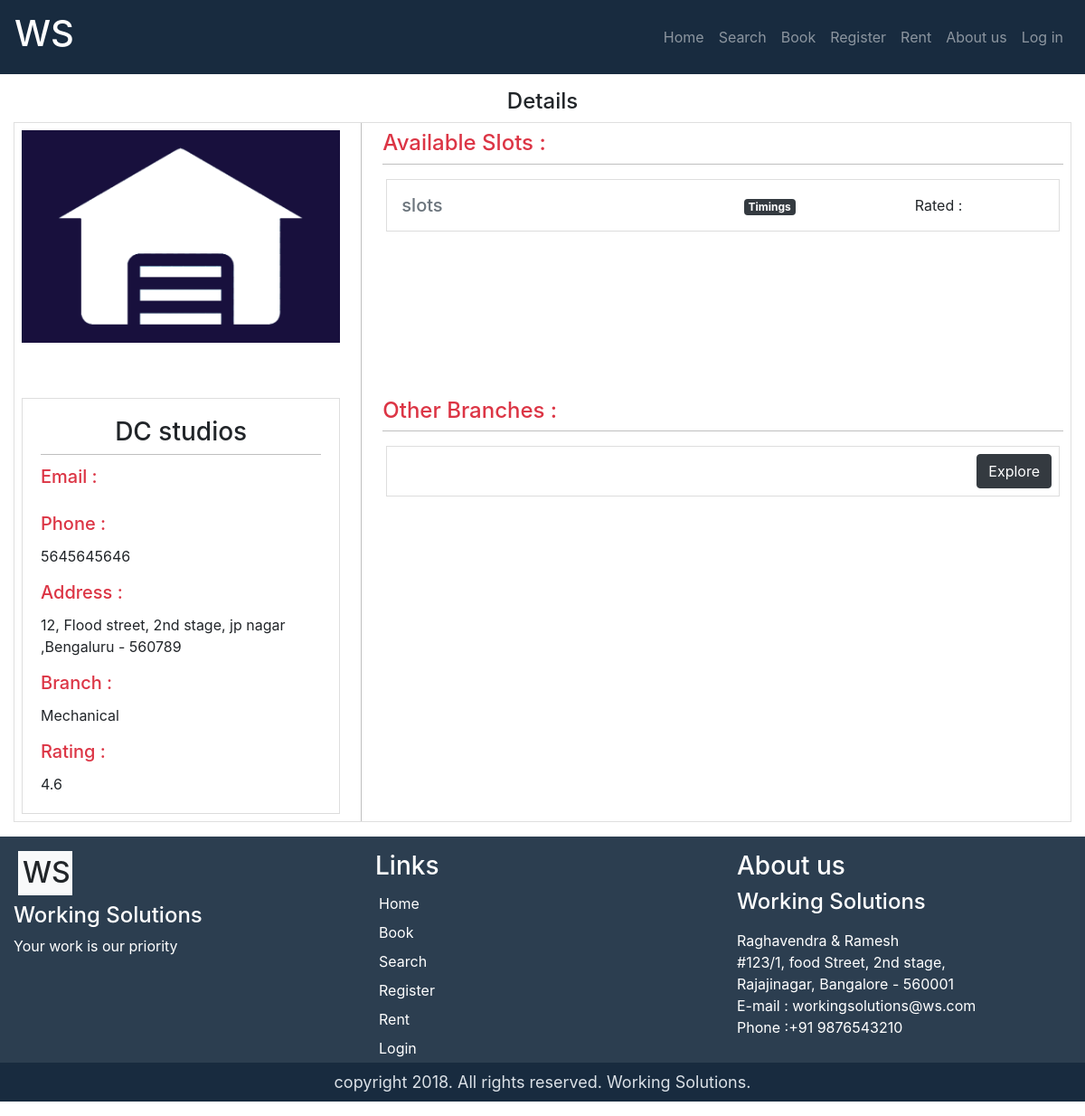
Screenshot of /pages/booknow.php?id=dcws2 with the database file from the repository.
### tables this page shows
CREATE TABLE IF NOT EXISTS `workshop` (
  `no` int(11) NOT NULL AUTO_INCREMENT,
  `workshop_id` varchar(10) NOT NULL,
  `workshop_name` varchar(40) NOT NULL,
  `workshop_phone` varchar(10) NOT NULL,
  `workshop_email` varchar(50) DEFAULT NULL,
  `workshop_address` text NOT NULL,
  `Workshop_branch_id` char(1) NOT NULL,
  `workshop_user_id` varchar(10) NOT NULL,
  `price` int(11) NOT NULL,
  `admin_accepted` tinyint(1) NOT NULL,
  PRIMARY KEY (`workshop_id`),
  KEY `branch` (`Workshop_branch_id`),
  KEY `user` (`workshop_user_id`),
  KEY `no` (`no`)
);

CREATE TABLE IF NOT EXISTS `branches` (
  `branch_id` char(1) NOT NULL,
  `branch_name` varchar(30) NOT NULL,
  PRIMARY KEY (`branch_id`)
);

CREATE TABLE IF NOT EXISTS `rating` (
  `workshop_id` varchar(10) NOT NULL,
  `workshop_rating` float NOT NULL,
  PRIMARY KEY (`workshop_id`)
);

### pages/booknow.php (the view, shortened to what this page needs)
<?php session_start();
$workshop_id = $_GET['id'];
require("./Helpers/admin-details.php");
    $mysqli = new mysqli($server, $username, $password,$dbname);
    $sql_statement = "SELECT * FROM workshop WHERE workshop_id='$workshop_id'";
    $result = $mysqli->query($sql_statement);
    $result->data_seek(0);
    $data = $result->fetch_assoc();
    $branch = $data['Workshop_branch_id'];
    $sql_statement = "SELECT * FROM branches WHERE branch_id='$branch'";
    $branch_result = $mysqli->query($sql_statement);
    $branch_result->data_seek(0);
    $branch_details = $branch_result->fetch_assoc();
    $branch_name = $branch_details['branch_name'];
    $sql_statement = "SELECT * FROM rating WHERE workshop_id='$workshop_id'";
    $rating_result = $mysqli->query($sql_statement);
    $rating_result->data_seek(0);
    $rating_details = $rating_result->fetch_assoc();
    $rating = $rating_details['workshop_rating'];
?>
<!DOCTYPE html>
<html lang="en">
<head>
    <?php require("header.php"); ?>
    <link rel="stylesheet" href="./CSS/profile-page.css" />
</head>
<body>
    <?php require("navigation.php"); ?>
    <div class="container-fluid mt-3 mb-3">
        <div class="container">
            <h4 class="heading-4 text-center">
                Details
            </h4>
        </div>
        <div class="card" >
            <div class="row">
                <div class="col-sm-4 details">
                    <img class="p-2" src="./Icons/rent-icon2.png" alt="user icon" style="width : 100%;" />
                </div>
                <div class="col-sm-8">
                    <div class="p-2" >
                        <h4 class="card-title heading pb-2 text-danger">Available Slots : </h4>
                        <div class="overflow"style="height : 230px;">
                            <div class="card card-body m-1 p-2">
                                <div class="row">
                                    <div class="col-sm-6">
                                        <h5 class="card-title m-2  text-secondary"> slots</h5>
                                    </div>
                                    <div class="col-sm-3">
                                        <p class="m-2"> <span class="badge badge-dark">Timings</span></p>
                                    </div>
                                    <div class="col-sm-3">
                                        <p class="m-2">Rated : <span class="badge badge-dark"></span></p>
                                    </div>
                                </div>
                            </div>
                        </div>
                    </div>
                </div>
                <div class="col-sm-4 details">
                    <div class="p-2">
                        <div class="card card-body ">
                            <h3 class="card-title text-center heading pb-2"><?php echo $data['workshop_name']; ?></h3>
                            <h5 class="card-title text-danger">Email : </h5><p class="card-text"><?php echo $data['workshop_email']; ?></p>
                            <h5 class="card-title text-danger">Phone : </h5><p class="card-text"><?php echo $data['workshop_phone']; ?></p>
                            <h5 class="card-title text-danger">Address : </h5><p class="card-text"><?php echo $data['workshop_address']; ?></p>
                            <h5 class="card-title text-danger">Branch : </h5><p class="card-text"><?php echo $branch_name ; ?></p>
                            <h5 class="card-title text-danger">Rating : </h5><p class="card-text"><?php echo $rating ; ?></p>
                        </div>
                    </div>
                    </div>
                    <div class="col-sm-8" >
                        <div class="p-2" >
                            <h4 class="card-title heading  pb-2 text-danger">Other Branches : </h4>
                            <div class="overflow"style=" height : 340px;" >
                                <div class="card card-body m-1 p-2 workshop">
                                    <div class="row">
                                        <div class="col-sm-8">
                                        </div>
                                        <div class="col-sm-4 text-right">
                                            <a class="btn btn-dark" href="#">Explore</a>
                                        </div>
                                    </div>
                                </div>
                            </div>
                        </div>
                    </div>
            </div>
        </div>
    </div>
    <?php require("footer.php"); ?>
</body>
</html>

### pages/CSS/profile-page.css (style rules this page uses)
.card { border-radius: 0rem ; }
.card-body { border-bottom: 1px solid gainsboro ; }
.heading { border-bottom: 1px solid rgba(0, 0, 0, .25); }
.details { border-right: 1px solid rgba(0, 0, 0, .25); }
.overflow { overflow-y: scroll; overflow-x: hidden; overscroll-behavior: unset; }
.col-sm-3 { vertical-align: -webkit-baseline-middle; vertical-align: middle; }

### rows the page displays
workshop: workshop_name "DC studios", workshop_phone "5645645646", workshop_address "12, Flood street, 2nd stage, jp nagar ,Bengaluru - 560789"
branches: branch_name "Mechanical"
rating: workshop_rating "4.6"
